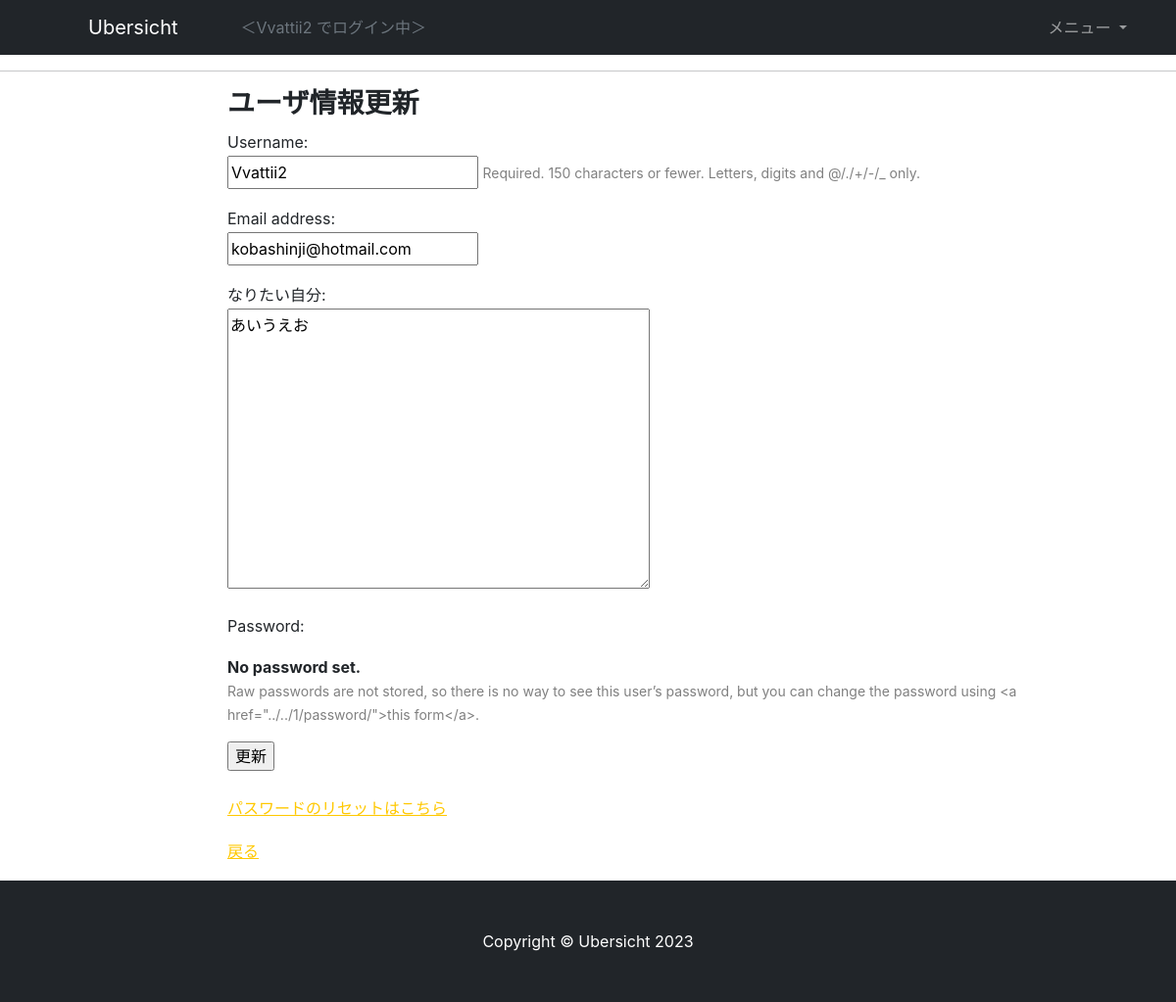
The page /user_change/1/ (signed in) on the database its author committed.
### accounts/models.py (models this page shows)
class CustomUser(AbstractUser):
    dream = models.TextField(verbose_name="なりたい自分", max_length=200, blank=True, null=True)

### accounts/views.py (the view, shortened to what this page needs)
# urls.py: path('user_change/<int:pk>/', views.UserChangeView.as_view(), name='user_change'),
@method_decorator(login_required, name='dispatch')
class UserChangeView(UpdateView):
    model = CustomUser
    form_class = CustomUserChangeForm
    template_name = 'user_config.html'
    success_url = reverse_lazy('accounts:user_change_done')
    def get_object(self, queryset=None):
        user = self.request.user
        if user.pk == self.kwargs['pk']:
            return user
        else:
            from django.http import Http404
            raise Http404('ユーザー情報への編集権限がありません。')

### accounts/forms.py (shortened to what this page needs)
class CustomUserChangeForm(UserChangeForm):
    class Meta:
        model = CustomUser
        fields = ('username', 'email', 'dream')

### accounts/templates/user_config.html (shortened to what this page needs)
{% extends 'base.html' %}
{% block contents %}
    <hr>
    <div class="container">
        <div class="row">
            <div class="col offset-2">
                <h3>ユーザ情報更新</h3>
                <form action="" method="post">
                    {% for field in form %}
                        <p>
                            {{ field.label_tag }} <br>
                            {{field}}
                            {% if field.help_text %}
                            <small style='color: grey;'>{{field.help_text}}</small>
                            {% endif %}
                        </p>
                    {% endfor %}
                    <input type="submit" value="更新">
                </form>
                <br>
                <p><a href="{% url 'password_reset' %}">パスワードのリセットはこちら</a></p>
                <p><a href="{% url 'todo:index' %}">戻る</a></p>
            </div>
        </div>
    </div>
{% endblock contents %}

### todo/templates/base.html (shortened to what this page needs)
{% load static %}
<!DOCTYPE html>
<html lang="ja">
    <head>
        <link href="{% static 'css/styles.css' %}" rel="stylesheet" />
    </head>
    <body>
        <nav class="navbar navbar-expand-md navbar-dark bg-dark">
            <div class="container">
                {% if user.is_authenticated %}
                <a class="navbar-brand px-5" href="{% url 'todo:main' %}">Ubersicht</a>
                {% else %}
                <a class="navbar-brand px-5" href="{% url 'todo:index' %}">Ubersicht</a>
                {% endif %}
                <div class="collapse navbar-collapse" id="navbarSupportedContent">
                    {% if user.is_authenticated %}
                    <div class="text-muted justify-content-end">
                        ＜{{ user.username }} でログイン中＞
                    </div>
                    {% endif %}
                    <ul class="navbar-nav ms-auto">
                        <li class="nav-item dropdown">
                        <a class="nav-link dropdown-toggle" href="#" id="navbarDropdown" role="button" data-bs-toggle="dropdown" aria-haspopup="true" aria-expanded="false">
                            メニュー
                        </a>
                        </li>
                    </ul>
                </div>
            </div>
        </nav>
        {% block contents %}{% endblock contents %}
        <footer class="py-5 bg-dark">
            <div class="container px-4 px-lg-5"><p class="m-0 text-center text-white">Copyright &copy; Ubersicht 2023</p></div>
        </footer>
    </body>
</html>

### rows shown on the page
CustomUser: username "Vvattii2", form "Vvattii2" "kobashinji@hotmail.com" "あいうえお" "No password set."

### other values the page prints
{{ field.label_tag }} "Username:" "Email address:" "なりたい自分:" "Password:"
{{ field.help_text }} "Required. 150 characters or fewer. Letters, digits and @/./+/-/_ only." "Raw passwords are not stored, so there is no way to see this user’s password, but you can change the password using <a href=\"../../1/password/\">this form</a>."
